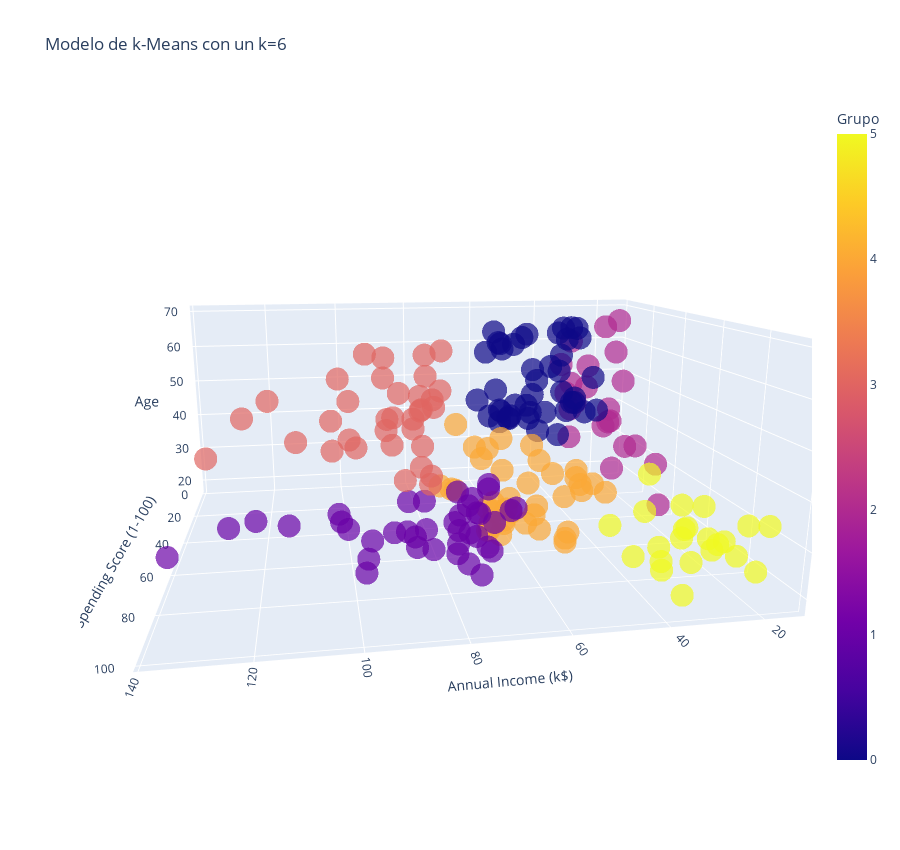

This figure's notebook cell:
### Code cell
#Crear modelo en 3D de los datos agrupados

Grafica_3D = px.scatter_3d(Datos,x = 'Annual Income (k$)', y = 'Spending Score (1-100)',z= 'Age', color = 'Grupo', symbol='Grupo', symbol_map={0: 'circle', 1:'circle',2:'circle',3:'circle',4:'circle',5:'circle' }, opacity = 0.7, width = 900, height = 850, title = f'Modelo de k-Means con un k={6}', labels={'label': 'cluster'}, color_discrete_map={} )
Grafica_3D.update_layout(showlegend=False)

### Figure 1 — Plotly figure (JSON) as saved in the notebook; plotly's stock layout.template omitted (floating-point values rounded to 4 significant figures)
{"data": [{"hovertemplate": "Grupo=%{marker.color}<br>Annual Income (k$)=%{x}<br>Spending Score (1-100)=%{y}<br>Age=%{z}<extra></extra>", "legendgroup": "2", "marker": {"color": [2, 2, 2, 2, 2, 2, 2, 2, 2, 2, 2, 2, 2, 2, 2, 2, 2, 2, 2, 2, 2, 2], "coloraxis": "coloraxis", "opacity": 0.7, "symbol": "circle"}, "mode": "markers", "name": "2", "scene": "scene", "showlegend": true, "type": "scatter3d", "x": [15, 16, 17, 18, 19, 19, 20, 20, 21, 23, 24, 25, 28, 28, 29, 30, 33, 33, 34, 37, 39, 39], "y": [39, 6, 40, 6, 3, 14, 15, 13, 35, 29, 35, 5, 14, 32, 31, 4, 4, 14, 17, 26, 36, 28], "z": [19, 20, 31, 35, 64, 67, 58, 37, 35, 52, 35, 46, 54, 45, 40, 60, 53, 49, 42, 36, 48, 49]}, {"hovertemplate": "Grupo=%{marker.color}<br>Annual Income (k$)=%{x}<br>Spending Score (1-100)=%{y}<br>Age=%{z}<extra></extra>", "legendgroup": "5", "marker": {"color": [5, 5, 5, 5, 5, 5, 5, 5, 5, 5, 5, 5, 5, 5, 5, 5, 5, 5, 5, 5, 5, 5], "coloraxis": "coloraxis", "opacity": 0.7, "symbol": "circle"}, "mode": "markers", "name": "5", "scene": "scene", "showlegend": true, "type": "scatter3d", "x": [15, 16, 17, 18, 19, 19, 20, 20, 21, 23, 24, 25, 28, 28, 29, 30, 33, 33, 34, 37, 38, 39], "y": [81, 77, 76, 94, 72, 99, 77, 79, 66, 98, 73, 73, 82, 61, 87, 73, 92, 81, 73, 75, 92, 65], "z": [21, 23, 22, 23, 30, 35, 24, 22, 20, 35, 25, 31, 29, 35, 23, 21, 18, 21, 30, 20, 24, 24]}, {"hovertemplate": "Grupo=%{marker.color}<br>Annual Income (k$)=%{x}<br>Spending Score (1-100)=%{y}<br>Age=%{z}<extra></extra>", "legendgroup": "0", "marker": {"color": [0, 0, 0, 0, 0, 0, 0, 0, 0, 0, 0, 0, 0, 0, 0, 0, 0, 0, 0, 0, 0, 0, 0, 0, 0, 0, 0, 0, 0, 0, 0, 0, 0, 0, 0, 0, 0, 0, 0, 0, 0, 0, 0, 0], "coloraxis": "coloraxis", "opacity": 0.7, "symbol": "circle"}, "mode": "markers", "name": "0", "scene": "scene", "showlegend": true, "type": "scatter3d", "x": [38, 40, 42, 43, 43, 43, 44, 44, 46, 46, 47, 47, 48, 48, 48, 49, 49, 50, 50, 54, 54, 54, 54, 54, 54, 54, 57, 58, 59, 60, 60, 61, 62, 62, 62, 63, 63, 63, 63, 63, 65, 65, 67, 67], "y": [35, 55, 52, 60, 45, 41, 50, 46, 46, 56, 52, 59, 51, 50, 48, 55, 42, 49, 56, 47, 53, 42, 51, 41, 44, 46, 58, 46, 55, 49, 47, 42, 48, 59, 56, 50, 46, 43, 48, 52, 43, 59, 43, 57], "z": [65, 50, 49, 59, 50, 47, 51, 69, 53, 70, 67, 54, 63, 43, 68, 70, 47, 60, 60, 59, 45, 49, 57, 67, 46, 48, 55, 50, 68, 48, 47, 48, 49, 67, 49, 66, 54, 68, 66, 65, 63, 49, 51, 50]}, {"hovertemplate": "Grupo=%{marker.color}<br>Annual Income (k$)=%{x}<br>Spending Score (1-100)=%{y}<br>Age=%{z}<extra></extra>", "legendgroup": "4", "marker": {"color": [4, 4, 4, 4, 4, 4, 4, 4, 4, 4, 4, 4, 4, 4, 4, 4, 4, 4, 4, 4, 4, 4, 4, 4, 4, 4, 4, 4, 4, 4, 4, 4, 4, 4, 4, 4, 4, 4, 4], "coloraxis": "coloraxis", "opacity": 0.7, "symbol": "circle"}, "mode": "markers", "name": "4", "scene": "scene", "showlegend": true, "type": "scatter3d", "x": [39, 40, 40, 40, 42, 43, 46, 46, 48, 48, 48, 54, 54, 54, 54, 54, 57, 58, 59, 60, 60, 60, 60, 61, 62, 62, 62, 63, 64, 64, 65, 65, 67, 67, 69, 70, 71, 72, 76], "y": [61, 47, 42, 42, 60, 54, 51, 55, 59, 59, 47, 54, 48, 52, 55, 57, 55, 60, 41, 40, 42, 52, 50, 49, 41, 55, 42, 54, 42, 46, 48, 50, 56, 40, 58, 29, 35, 34, 40], "z": [31, 27, 29, 31, 33, 31, 27, 19, 18, 19, 32, 26, 40, 23, 38, 21, 22, 34, 18, 40, 32, 24, 27, 20, 23, 26, 21, 19, 38, 19, 18, 19, 27, 38, 40, 23, 43, 25, 28]}, {"hovertemplate": "Grupo=%{marker.color}<br>Annual Income (k$)=%{x}<br>Spending Score (1-100)=%{y}<br>Age=%{z}<extra></extra>", "legendgroup": "1", "marker": {"color": [1, 1, 1, 1, 1, 1, 1, 1, 1, 1, 1, 1, 1, 1, 1, 1, 1, 1, 1, 1, 1, 1, 1, 1, 1, 1, 1, 1, 1, 1, 1, 1, 1, 1, 1, 1, 1, 1, 1], "coloraxis": "coloraxis", "opacity": 0.7, "symbol": "circle"}, "mode": "markers", "name": "1", "scene": "scene", "showlegend": true, "type": "scatter3d", "x": [69, 70, 71, 71, 71, 72, 73, 73, 74, 75, 76, 77, 77, 78, 78, 78, 78, 78, 78, 79, 81, 85, 86, 87, 87, 87, 88, 88, 93, 97, 98, 99, 101, 103, 103, 113, 120, 126, 137], "y": [91, 77, 95, 75, 75, 71, 88, 73, 72, 93, 87, 97, 74, 90, 88, 76, 89, 78, 73, 83, 93, 75, 95, 63, 75, 92, 86, 69, 90, 86, 88, 97, 68, 85, 69, 91, 79, 74, 83], "z": [39, 31, 40, 38, 39, 31, 29, 32, 35, 32, 32, 28, 32, 34, 39, 38, 27, 30, 30, 29, 31, 36, 33, 32, 28, 36, 30, 27, 35, 32, 29, 30, 28, 36, 32, 38, 35, 32, 30]}, {"hovertemplate": "Grupo=%{marker.color}<br>Annual Income (k$)=%{x}<br>Spending Score (1-100)=%{y}<br>Age=%{z}<extra></extra>", "legendgroup": "3", "marker": {"color": [3, 3, 3, 3, 3, 3, 3, 3, 3, 3, 3, 3, 3, 3, 3, 3, 3, 3, 3, 3, 3, 3, 3, 3, 3, 3, 3, 3, 3, 3, 3, 3, 3, 3], "coloraxis": "coloraxis", "opacity": 0.7, "symbol": "circle"}, "mode": "markers", "name": "3", "scene": "scene", "showlegend": true, "type": "scatter3d", "x": [71, 71, 73, 73, 74, 75, 77, 77, 78, 78, 78, 78, 78, 78, 79, 81, 85, 86, 87, 87, 87, 88, 88, 93, 97, 98, 99, 101, 103, 103, 113, 120, 126, 137], "y": [11, 9, 5, 7, 10, 5, 12, 36, 22, 17, 20, 16, 1, 1, 35, 5, 26, 20, 27, 13, 10, 13, 15, 14, 32, 15, 39, 24, 17, 23, 8, 16, 28, 18], "z": [59, 47, 20, 44, 19, 57, 25, 48, 34, 43, 44, 47, 37, 34, 56, 19, 50, 42, 36, 40, 36, 52, 58, 59, 37, 46, 41, 54, 41, 34, 33, 47, 45, 32]}], "layout": {"coloraxis": {"colorbar": {"title": {"text": "Grupo"}}, "colorscale": [[0, "#0d0887"], [0.1111, "#46039f"], [0.2222, "#7201a8"], [0.3333, "#9c179e"], [0.4444, "#bd3786"], [0.5556, "#d8576b"], [0.6667, "#ed7953"], [0.7778, "#fb9f3a"], [0.8889, "#fdca26"], [1, "#f0f921"]]}, "height": 850, "legend": {"title": {"text": "Grupo"}, "tracegroupgap": 0}, "scene": {"aspectmode": "auto", "aspectratio": {"x": 1.429, "y": 1.148, "z": 0.6093}, "camera": {"center": {"x": 0, "y": 0, "z": 0}, "eye": {"x": 0.3498, "y": 2.071, "z": 0.5251}, "projection": {"type": "perspective"}, "up": {"x": 0, "y": 0, "z": 1}}, "domain": {"x": [0, 1], "y": [0, 1]}, "xaxis": {"title": {"text": "Annual Income (k$)"}, "type": "linear"}, "yaxis": {"title": {"text": "Spending Score (1-100)"}, "type": "linear"}, "zaxis": {"title": {"text": "Age"}, "type": "linear"}}, "showlegend": false, "title": {"text": "Modelo de k-Means con un k=6"}, "width": 900}}
